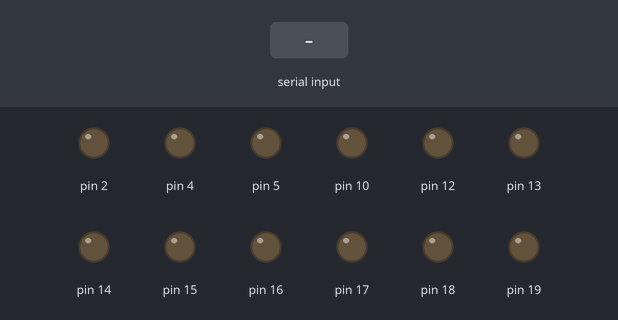
Recording of a sketch running on a simulated Arduino Uno, built with avr-gcc and run on an emulated ATmega328P. On the bench: output pins drawn as LEDs (lit = HIGH). Inputs (shaded band) come from the test bench. What the sketch prints to the serial monitor is not drawn.

Above: at 3.2 s.
3.3 s: "K 1\n" received over Serial
At 4.5 s:
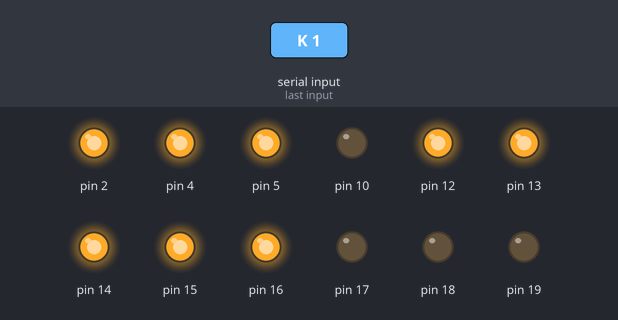
4.8 s: "U 1\n" received over Serial
At 5.8 s:
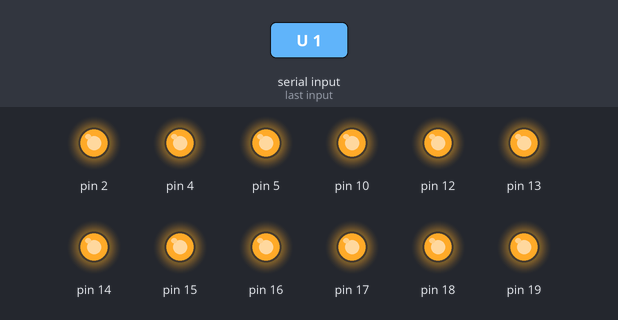
Timing chart, 0 to 7.8 s (numbered marks = the images above; inputs shaded):
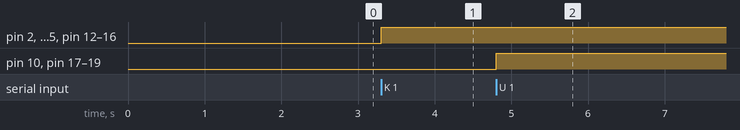

Measured:
- after the input at 3.3 s, pin 2, pin 4, pin 5, pin 12–16: LOW → HIGH at once
- after the input at 4.8 s, pin 10, pin 17–19: LOW → HIGH at once

The sketch:

GPIO_pin_tester.ino
```cpp
// ESP8266 Serial Command Interpreter - Extended Version
// Commands (case insensitive):
//   W<pin> <0/1>       → digitalWrite(pin, value)
//   R<pin>             → read digital pin and print value
//   PM<pin> <0/1/2>    → pinMode(pin, mode)  0=INPUT, 1=OUTPUT, 2=INPUT_PULLUP
//   K <0/1>            → write value to ALL known pins
//   U <0/1>            → write value to ALL unknown pins
//
// Example:
//   w14 1
//   r5
//   K 1
//   u 0
//   pm5 2

#include <Arduino.h>

#define MAXPIN 20

// Known / grouped pins
const int known[]   = {2,4,5,12,13,14,15,16};
const int unknown[] = {10, 17, 18, 19, 20};
const int do_not_touch[] = {1,3,6,7,8,9,11};

const int numKnown   = sizeof(known)   / sizeof(known[0]);
const int numUnknown = sizeof(unknown) / sizeof(unknown[0]);

void setup() {
  Serial.begin(115200);
  delay(2000);
  Serial.println("\nESP8266 Serial Command Parser ready (case insensitive)");
  Serial.println("Commands: W<pin> <0/1>   R<pin>   PM<pin> <0/1/2>   K <0/1>   U <0/1>");
  Serial.println("Known group  : " + String(known[0])   + "," + String(known[1])   + "," +
                 String(known[2])   + "," + String(known[3]));
  Serial.println("Unknown group: " + String(unknown[0]) + "," + String(unknown[1]) + "," +
                 String(unknown[2]) + "," + String(unknown[3]) + "," + String(unknown[4]));
  Serial.println("----------------------------------------");
}

void loop() {
  if (Serial.available()) {
    String line = Serial.readStringUntil('\n');
    line.trim();

    if (line.length() == 0) return;

    // Make command case-insensitive
    String cmd = line;
    cmd.toUpperCase();

    Serial.print("> ");
    Serial.println(line);           // echo original (with original case)

    // Remove any \r
    cmd.replace("\r", "");

    if (cmd.startsWith("W")) {
      // ─── Write single pin ─────────────────────────────────────
      int spacePos = cmd.indexOf(' ');
      if (spacePos == -1) {
        Serial.println("ERR: W needs pin and value  e.g. W12 1");
        return;
      }

      String pinStr = cmd.substring(1, spacePos);
      String valStr = cmd.substring(spacePos + 1);
      valStr.trim();

      int pin   = pinStr.toInt();
      int value = valStr.toInt();

      if (pin < 0 || pin > MAXPIN) {
        Serial.print("ERR: Pin must be 0–"); Serial.print(MAXPIN); Serial.println();
        return;
      }
      if (value != 0 && value != 1) {
        Serial.println("ERR: Value must be 0 or 1");
        return;
      }

      pinMode(pin, OUTPUT);
      digitalWrite(pin, value);

      Serial.print("W"); Serial.print(pin); Serial.print(" → "); Serial.println(value);
    }

    else if (cmd.startsWith("R")) {
      // ─── Read single pin ──────────────────────────────────────
      String pinStr = cmd.substring(1);
      pinStr.trim();
      int pin = pinStr.toInt();

      if (pin < 0 || pin > MAXPIN) {
        Serial.print("ERR: Pin must be 0–"); Serial.print(MAXPIN); Serial.println();
        return;
      }

      int val = digitalRead(pin);

      Serial.print("R"); Serial.print(pin); Serial.print(" = "); Serial.println(val);
    }

    else if (cmd.startsWith("PM")) {
      // ─── pinMode ──────────────────────────────────────────────
      int spacePos = cmd.indexOf(' ');
      if (spacePos == -1) {
        Serial.println("ERR: PM needs pin and mode  e.g. PM5 2");
        return;
      }

      String pinStr  = cmd.substring(2, spacePos);
      String modeStr = cmd.substring(spacePos + 1);
      pinStr.trim(); modeStr.trim();

      int pin  = pinStr.toInt();
      int mode = modeStr.toInt();

      if (pin < 0 || pin > MAXPIN) {
        Serial.print("ERR: Pin must be 0–"); Serial.print(MAXPIN); Serial.println();
        return;
      }

      uint8_t arduinoMode;
      if      (mode == 0) arduinoMode = INPUT;
      else if (mode == 1) arduinoMode = OUTPUT;
      else if (mode == 2) arduinoMode = INPUT_PULLUP;
      else {
        Serial.println("ERR: Mode: 0=INPUT, 1=OUTPUT, 2=INPUT_PULLUP");
        return;
      }

      pinMode(pin, arduinoMode);
      Serial.print("pinMode("); Serial.print(pin); Serial.print(") = "); Serial.println(mode);
    }

    else if (cmd.startsWith("K")) {
      // ─── Write to all Known pins ──────────────────────────────
      String valStr = cmd.substring(1);
      valStr.trim();
      int value = valStr.toInt();

      if (value != 0 && value != 1) {
        Serial.println("ERR: K needs 0 or 1");
        return;
      }

      for (int i = 0; i < numKnown; i++) {
        int pin = known[i];
        pinMode(pin, OUTPUT);
        digitalWrite(pin, value);
      }

      Serial.print("K → all known pins set to "); Serial.println(value);
    }

    else if (cmd.startsWith("U")) {
      // ─── Write to all Unknown pins ────────────────────────────
      String valStr = cmd.substring(1);
      valStr.trim();
      int value = valStr.toInt();

      if (value != 0 && value != 1) {
        Serial.println("ERR: U needs 0 or 1");
        return;
      }

      for (int i = 0; i < numUnknown; i++) {
        int pin = unknown[i];
        pinMode(pin, OUTPUT);
        digitalWrite(pin, value);
      }

      Serial.print("U → all unknown pins set to "); Serial.println(value);
    }     else if (cmd.startsWith("T")) {
    String pinStr = cmd.substring(1);
    pinStr.trim();
    int targetPin = pinStr.toInt();

    // For safety — only allow 1 or 3
    if (targetPin != 1 && targetPin != 3) {
        Serial.println("ERR: T only supports pin 1 (TX) or 3 (RX)");

    }
   else{
    Serial.println("!!! WARNING !!!");
    Serial.println(" Toggling serial pin — communication will be corrupted for ~2 seconds !!!");
    Serial.println(" You may see garbage or lose connection temporarily.");
    Serial.flush();  // Try to empty buffer before messing up

    // Remember original state
    int originalState = digitalRead(targetPin);

    pinMode(targetPin, OUTPUT);

    // Blink: 100 ms on / 100 ms off × 10 cycles = 2 seconds
    for (int i = 0; i < 10; i++) {
        digitalWrite(targetPin, HIGH);
        delay(100);
        digitalWrite(targetPin, LOW);
        delay(100);
    }

    // Restore
    digitalWrite(targetPin, originalState);
    //pinMode(targetPin, INPUT);  // or whatever makes sense — UART will re-take it anyway
    Serial.begin(115200);
    Serial.println("Toggle test finished — pin restored");
    Serial.println("If serial is garbled now → reset the board or re-open monitor");
   };//valid pin forflash
   }

    else {
      Serial.println("Unknown command. Supported: W R PM K U");
    }

    Serial.println();
  }
}
```
